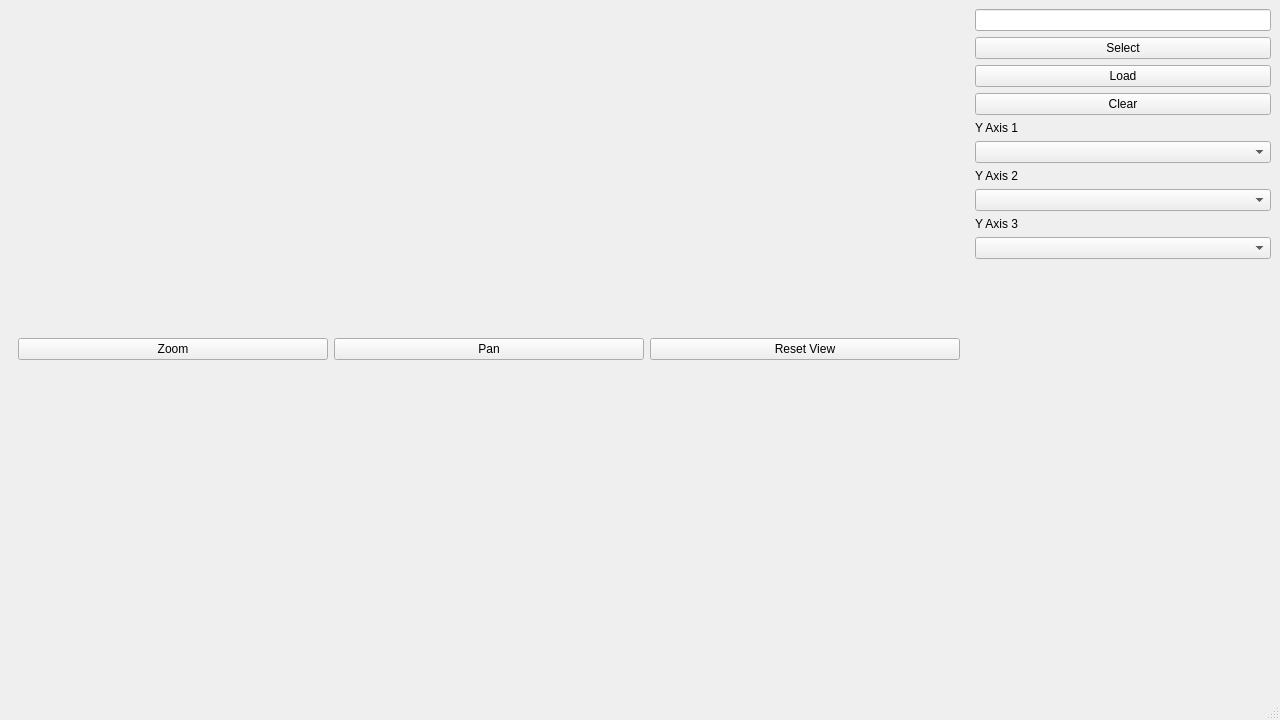
<?xml version="1.0" encoding="UTF-8"?>
<ui version="4.0">
 <class>MainWindow</class>
 <widget class="QMainWindow" name="MainWindow">
  <property name="geometry">
   <rect>
    <x>0</x>
    <y>0</y>
    <width>1280</width>
    <height>720</height>
   </rect>
  </property>
  <property name="windowTitle">
   <string>Plant Parameter Plots</string>
  </property>
  <widget class="QWidget" name="centralwidget">
   <property name="enabled">
    <bool>true</bool>
   </property>
   <layout class="QHBoxLayout" name="horizontalLayout">
    <item>
     <widget class="QWidget" name="plot_widget" native="true">
      <property name="minimumSize">
       <size>
        <width>960</width>
        <height>0</height>
       </size>
      </property>
      <layout class="QVBoxLayout" name="verticalLayout">
       <item>
        <layout class="QHBoxLayout" name="horizontalLayout_2">
         <item>
          <widget class="QPushButton" name="plot_zoom_pushButton">
           <property name="text">
            <string>Zoom</string>
           </property>
          </widget>
         </item>
         <item>
          <widget class="QPushButton" name="plot_pan_pushButton">
           <property name="text">
            <string>Pan</string>
           </property>
          </widget>
         </item>
         <item>
          <widget class="QPushButton" name="plot_reset_pushButton">
           <property name="text">
            <string>Reset View</string>
           </property>
          </widget>
         </item>
        </layout>
       </item>
      </layout>
     </widget>
    </item>
    <item>
     <layout class="QVBoxLayout" name="control_verticalLayout">
      <property name="sizeConstraint">
       <enum>QLayout::SetMaximumSize</enum>
      </property>
      <item>
       <layout class="QGridLayout" name="load_data_vericalLayout">
        <item row="3" column="0">
         <widget class="QPushButton" name="data_clear_pushButton">
          <property name="text">
           <string>Clear</string>
          </property>
         </widget>
        </item>
        <item row="2" column="0">
         <widget class="QPushButton" name="data_load_pushButton">
          <property name="text">
           <string>Load</string>
          </property>
         </widget>
        </item>
        <item row="1" column="0">
         <widget class="QPushButton" name="data_select_pushButton">
          <property name="text">
           <string>Select</string>
          </property>
         </widget>
        </item>
        <item row="0" column="0">
         <widget class="QLineEdit" name="data_source_lineEdit"/>
        </item>
       </layout>
      </item>
      <item>
       <widget class="QLabel" name="label_2">
        <property name="text">
         <string>Y Axis 1</string>
        </property>
       </widget>
      </item>
      <item>
       <widget class="QComboBox" name="data_select_comboBox_1"/>
      </item>
      <item>
       <widget class="QLabel" name="label_3">
        <property name="text">
         <string>Y Axis 2</string>
        </property>
       </widget>
      </item>
      <item>
       <widget class="QComboBox" name="data_select_comboBox_2"/>
      </item>
      <item>
       <widget class="QLabel" name="label">
        <property name="text">
         <string>Y Axis 3</string>
        </property>
       </widget>
      </item>
      <item>
       <widget class="QComboBox" name="data_select_comboBox_3"/>
      </item>
      <item>
       <spacer name="verticalSpacer">
        <property name="orientation">
         <enum>Qt::Vertical</enum>
        </property>
        <property name="sizeHint" stdset="0">
         <size>
          <width>20</width>
          <height>40</height>
         </size>
        </property>
       </spacer>
      </item>
     </layout>
    </item>
   </layout>
  </widget>
  <widget class="QMenuBar" name="menubar">
   <property name="geometry">
    <rect>
     <x>0</x>
     <y>0</y>
     <width>1280</width>
     <height>26</height>
    </rect>
   </property>
  </widget>
  <widget class="QStatusBar" name="statusbar"/>
 </widget>
 <resources/>
 <connections/>
</ui>
